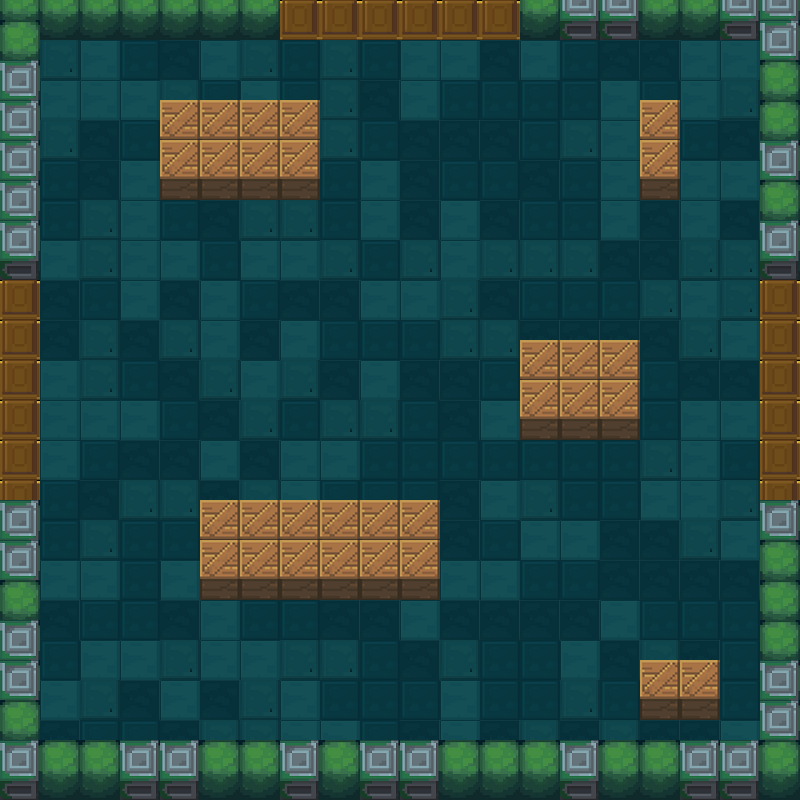

This game map was drawn from its Tiled (.tmx) file and the tilesets committed beside it. A one-line description and the trimmed map source follow:
An orthogonal 20x20 tile map with 40x40 px tiles, 4 tile layers (exit, floor, roomVerge, barrier), 1 hidden layer not drawn, 5 tilesets.

<map version="1.0" orientation="orthogonal" renderorder="right-down" width="20" height="20" tilewidth="40" tileheight="40">
 <tileset firstgid="1" name="floor" tilewidth="40" tileheight="40">
  <image source="floors.png" width="160" height="40" />
 </tileset>
 <tileset firstgid="5" name="roomVerge" tilewidth="40" tileheight="60">
  <image source="1.png" width="80" height="60" />
 </tileset>
 <tileset firstgid="7" name="boxBarrier" tilewidth="40" tileheight="60">
  <image source="木箱.png" width="40" height="60" />
 </tileset>
 <tileset firstgid="8" name="meta" tilewidth="40" tileheight="40">
  <image source="meta_tiles.png" width="280" height="70" />
  <tile id="0">
   <properties>
    <property name="Collidable" value="true" />
   </properties>
  </tile>
 </tileset>
 <tileset firstgid="15" name="exit" tilewidth="40" tileheight="40">
  <image source="上下门（关）.png" width="40" height="80" />
 </tileset>
 <layer name="Meta" width="20" height="20" visible="0">
  <data>[400 cells, 88 non-empty, 1 distinct tile ids]</data>
 </layer>
 <layer name="exit" width="20" height="20">
  <properties>
   <property name="cc_vertexz" value="-500" />
  </properties>
  <data>[400 cells, 18 non-empty, 1 distinct tile ids]</data>
 </layer>
 <layer name="floor" width="20" height="20">
  <properties>
   <property name="cc_vertexz" value="-500" />
  </properties>
  <data>[400 cells, 324 non-empty, 4 distinct tile ids]</data>
 </layer>
 <layer name="roomVerge" width="20" height="20">
  <properties>
   <property name="cc_vertexz" value="automatic" />
  </properties>
  <data>[400 cells, 58 non-empty, 2 distinct tile ids]</data>
 </layer>
 <layer name="barrier" width="20" height="20">
  <properties>
   <property name="cc_vertexz" value="automatic" />
  </properties>
  <data>[400 cells, 30 non-empty, 1 distinct tile ids]</data>
 </layer>
</map>
